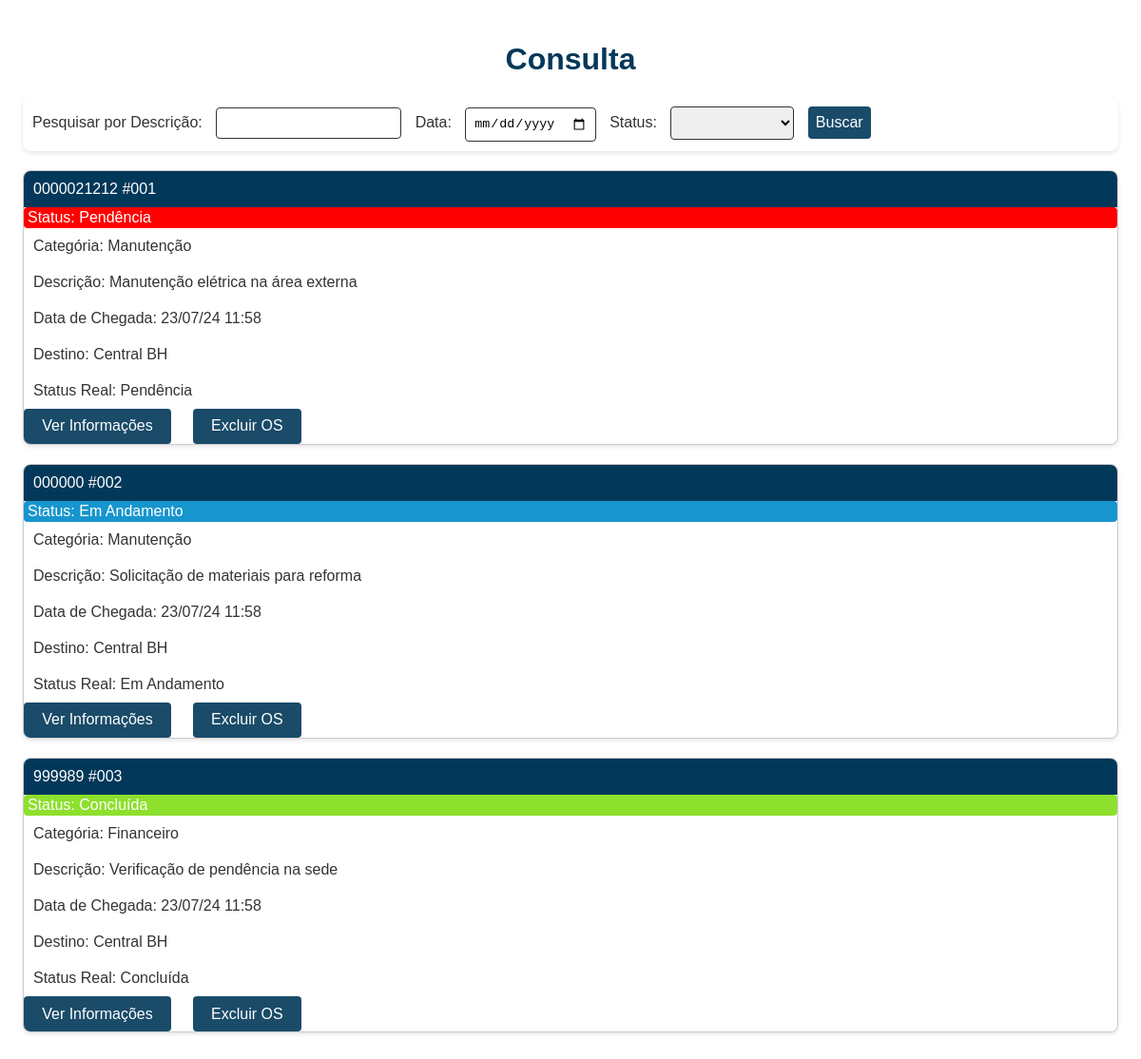
Page /content/consulta.php (signed in) on the committed database.
### tables this page shows
CREATE TABLE OrdensDeServico (
    idOS INT PRIMARY KEY NOT NULL AUTO_INCREMENT,
    titulo varchar(100) NOT NULL,
    descricao TEXT NOT NULL,
    path_ LONGBLOB NULL,
    justificativa TEXT NULL,
    dataAbertura DATETIME DEFAULT CURRENT_TIMESTAMP NOT NULL,
    dataFechamento DATE NULL,
    idStatus INT NOT NULL DEFAULT 2,
    idAssunto INT NOT NULL,
    idEmpreiteira INT NOT NULL,
    idSede INT NOT NULL,
    FOREIGN KEY (idEmpreiteira) REFERENCES Empreiteiras(idEmpreiteira) ON DELETE CASCADE ON UPDATE CASCADE,
    FOREIGN KEY (idSede) REFERENCES Sedes(idSede) ON DELETE CASCADE ON UPDATE CASCADE,
    FOREIGN KEY (idStatus) REFERENCES StatusOs(idStatus) ON DELETE CASCADE ON UPDATE CASCADE,
    FOREIGN KEY (idAssunto) REFERENCES AssuntoOS(idAssunto) ON DELETE CASCADE ON UPDATE CASCADE
);

CREATE TABLE StatusOs (
    idStatus INT PRIMARY KEY NOT NULL AUTO_INCREMENT,
    nameStatus VARCHAR(20) NOT NULL
);

CREATE TABLE AssuntoOs (
    idAssunto INT NOT NULL PRIMARY KEY AUTO_INCREMENT,
    nameAssunto VARCHAR(50) NOT NULL
);

CREATE TABLE Sedes (
    idSede INT PRIMARY KEY NOT NULL AUTO_INCREMENT,
    nome VARCHAR(100) NOT NULL,
    endereco VARCHAR(255) NOT NULL,
    telefone VARCHAR(20) NOT NULL
);

### content/consulta.php (the view, shortened to what this page needs)
<!DOCTYPE html>
<html lang="en">
<head>
</head>
<body>
    <h1>Consulta</h1>
    <div class="search-bar">
        <form method="post" action="consulta.php">
            <label for="search">Pesquisar por Descrição:</label>
            <input type="text" id="search" name="search">
            <label for="date">Data:</label>
            <input type="date" id="date" name="date">
            <label for="search">Status:</label>
            <select name="status">
                <option></option>
                <?php
                    include 'conexao.php';
                    $querry = "SELECT * FROM StatusOS;";
                    $result = $conn->query($querry);
                    if ($result->num_rows > 0) {
                        while($row = $result->fetch_assoc()){
                            echo"<option value= '".$row['idStatus']."'>".$row['nameStatus']."</option>";
                        }
                    }
                ?>
            </select>
            <button type="submit" class="open-modal">Buscar</button>
        </form>
    </div>
    <ul class="demand-list">
        <?php
            include 'conexao.php';
            $sql = "SELECT OS.idOS,OS.titulo as titulo, OS.descricao as descricao, OS.dataAbertura as dataAbertura, OS.dataFechamento, OS.path_ as path, StatusOs.nameStatus AS status, StatusOs.idStatus AS idStatus,
        AssuntoOS.nameAssunto AS assunto, Empreiteiras.nome AS nomeEmpreiteira, Empreiteiras.idEmpreiteira AS idEmpreiteira,
        Sedes.nome AS nomeSede, Sedes.idSede AS idSede FROM OrdensDeServico as OS INNER JOIN Empreiteiras ON OS.idEmpreiteira = Empreiteiras.idEmpreiteira
        INNER JOIN Sedes ON OS.idSede = Sedes.idSede INNER JOIN StatusOs ON OS.idStatus = StatusOs.idStatus INNER JOIN AssuntoOS ON OS.idAssunto = AssuntoOS.idAssunto WHERE OS.idEmpreiteira = " . $_SESSION['ID_EMPREI'];
            $result = $conn->query($sql);
            if ($result->num_rows > 0) {
            while ($row = $result->fetch_assoc()){
                echo '<li class="demand-item">';
                echo '<span>'.$row['titulo'].' #00' . $row['idOS'] . '</span>';
                $statusClass = ($row['status'] == 'Concluída') ? 'delivered' : (($row['status'] == 'Em Andamento') ? 'send' :  (($row['status'] == 'Reenviada') ? 'resend' : 'pending'));
                echo '<span class="status ' . $statusClass . '">Status: ' . $row['status'] . '</span>';
                echo '<span>Categória: ' . $row['assunto'] . '</span>';
                echo '<span>Descrição: ' . $row['descricao'] . '</span>';
                echo '<span>Data de Chegada: ' . date("d/m/y H:i", strtotime($row['dataAbertura'])) . '</span>';
                echo '<span>Destino: ' . $row['nomeSede'] . '</span>';
                echo '<span>Status Real: ' . $row['status'] . '</span>';
                echo '<button class="open-modal" data-ticket-id="' . $row['idOS'] . '">Ver Informações</button>';
                echo '<button class="delete-btn" data-ticket-id="'. $row['idOS']. '">Excluir OS</button>';
                echo '</li>';
            }
        }
            else {
                echo '<li class="demand-item">';
                echo '<span>Nenhum resultado encontrado.</span>';
                echo '</li>';
            }
        ?>
    </ul>
</body>
</html>

### content/consulta.php (style rules this page uses)
:root { --blue: #023859; --white: #fff; --black1: #222; --black2: #333; }
body { min-height: 100vh; overflow-x: hidden; background-color: var(--gray); padding: 1rem; }
body { font-family: 'Ubuntu', sans-serif; }
h1 { color: var(--blue); text-align: center; margin-top: 20px; }
.search-bar { display: flex; justify-content: space-between; align-items: center; background-color: var(--white); border-radius: 8px; padding: 10px; margin: 20px 0; box-shadow: 0 2px 4px rgba(0, 0, 0, 0.1); }
.search-bar label { margin-right: 10px; color: var(--black2); }
.search-bar input, .search-bar select, .search-bar button { padding: 8px; border: none; border-radius: 4px; }
.search-bar input { flex: 1; margin-right: 10px; border: 1px solid var(--black2); }
.search-bar select { flex: 1; margin-right: 10px; border: 1px solid var(--black2); }
.demand-list { list-style-type: none; padding: 0; display: grid; gap: 20px; }
.demand-item { border: 1px solid #ccc; border-radius: 8px; overflow: hidden; background-color: var(--white); box-shadow: 0 2px 4px rgba(0, 0, 0, 0.1); transition: transform 0.3s ease; }
.demand-item span { display: block; padding: 10px; color: var(--black2); }
.demand-item span:first-child { background-color: var(--blue); color: var(--white); }
button { padding: .6rem 1.2rem; background-color: #888; color: #fff; border: none; border-radius: .25rem; cursor: pointer; opacity: 0.9; font-size: 1rem; transition: 0.4s; }
.open-modal { background-color: #023859; }
.delete-btn { background-color: #023859; margin-left:2%; }
.status.send { padding: 2px 4px; background: #1795ce; color: var(--white); border-radius: 4px; font-weight: 500; }
.status.delivered { padding: 2px 4px; background: #8de02c; color: var(--white); border-radius: 4px; font-weight: 500; }
.status.pending { padding: 2px 4px; background: #f00; color: var(--white); border-radius: 4px; font-weight: 500; }

### rows in the picture
ordensdeservico: titulo "0000021212", idOS "1", idStatus.nameStatus "Pendência", idAssunto.nameAssunto "Manutenção", descricao "Manutenção elétrica na área externa", dataAbertura "23/07/24 11:58", idSede.nome "Central BH"
ordensdeservico: titulo "000000", idOS "2", idStatus.nameStatus "Em Andamento", idAssunto.nameAssunto "Manutenção", descricao "Solicitação de materiais para reforma", dataAbertura "23/07/24 11:58", idSede.nome "Central BH"
ordensdeservico: titulo "999989", idOS "3", idStatus.nameStatus "Concluída", idAssunto.nameAssunto "Financeiro", descricao "Verificação de pendência na sede", dataAbertura "23/07/24 11:58", idSede.nome "Central BH"
